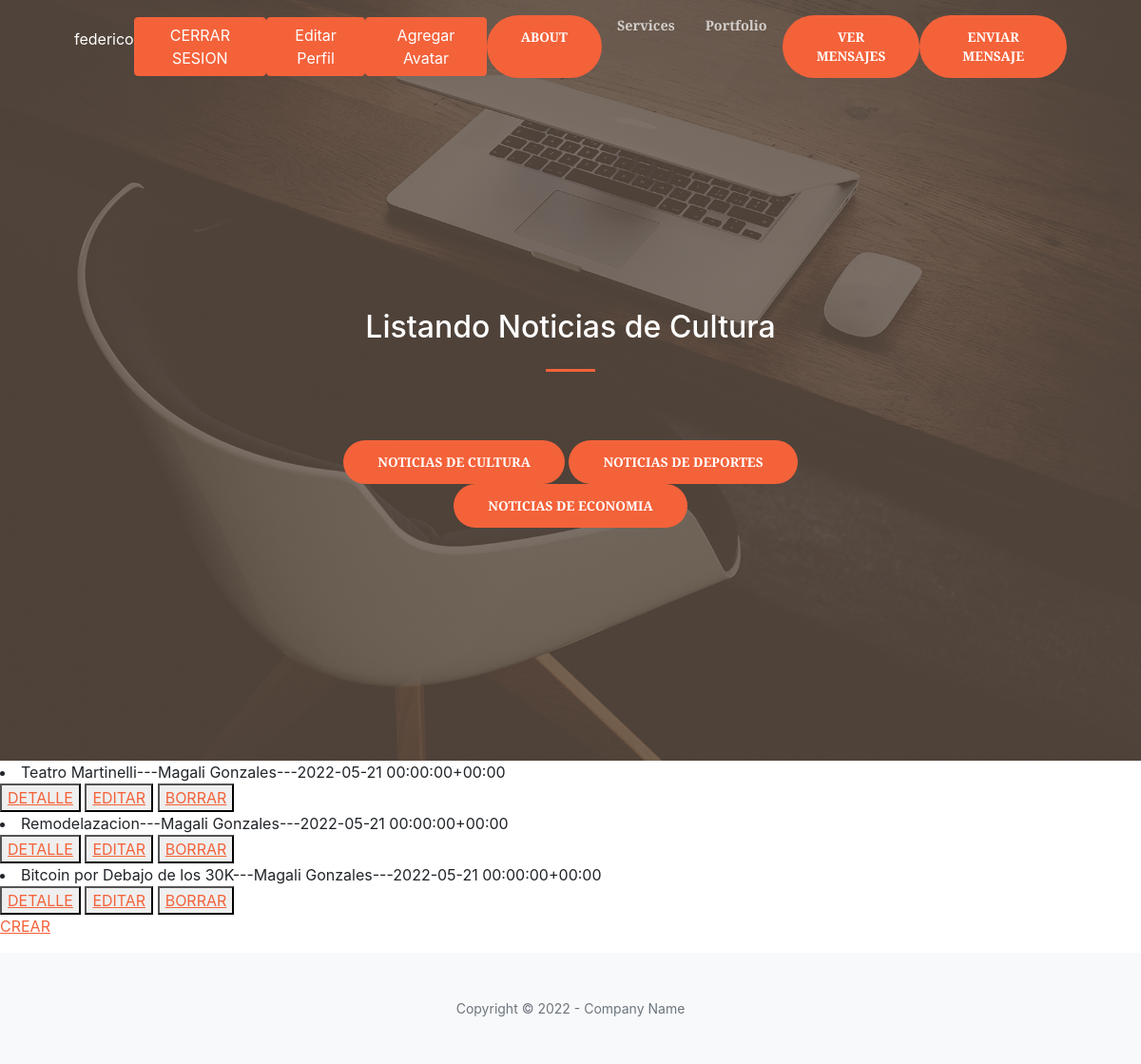
/culture/list/ (signed in), run on the app's committed database.
### AppBlog/models.py (models this page shows)
class Culture(models.Model):
    titulo = models.CharField(max_length=50)
    subtitulo= models.CharField(max_length=50)
    cuerpo = models.CharField(max_length=150)
    autor = models.CharField(max_length=50)
    fecha = models.DateTimeField(max_length=50)
    imagen = models.ImageField(upload_to='posteo', blank=True, null=True)
    def __str__(self):
        return self.titulo +"---"+self.autor+"---"+str(self.fecha)

### AppBlog/views.py (the view)
# urls.py: path('culture/list/',CultureList.as_view(),name ='culture_listar' ),
class CultureList(LoginRequiredMixin,ListView):
    model = Culture
    template_name = 'AppBlog/culture_list.html'

### AppBlog/templates/AppBlog/culture_list.html
{% extends "AppBlog/padre.html" %}
{% load static %}
{% block titulo %}
<h2 style="color:white">Listando Noticias de Cultura</h2>
{% endblock %}
{% block cuerpo %}
{% for cult in object_list %}
<li>{{cult}}</li>
<button>
    <a href="{% url 'culture_detalle' cult.id %}">DETALLE</a>
</button>
<button>
    <a href="{% url 'culture_editar' cult.id %}">EDITAR</a>
</button>
<button>
    <a href="{% url 'culture_borrar' cult.id %}">BORRAR</a>
</button>
{% endfor %}
 <p>
    <a href="{% url 'culture_crear' %}">CREAR</a>
</p>
{% endblock %}

### AppBlog/templates/AppBlog/padre.html (shortened to what this page needs)
<!DOCTYPE html>
<html lang="en">
    <head>
        {% load static %}
        <link href="https://cdn.jsdelivr.net/npm/bootstrap-icons@1.5.0/font/bootstrap-icons.css" rel="stylesheet" />
        <link href="https://cdnjs.cloudflare.com/ajax/libs/SimpleLightbox/2.1.0/simpleLightbox.min.css" rel="stylesheet" />
        <link href="{% static 'AppBlog/css/styles.css'%}" rel="stylesheet" />
    </head>
    <body id="page-top">
        <nav class="navbar navbar-expand-lg navbar-light fixed-top py-3" id="mainNav">
            <div class="container px-4 px-lg-5">
                {% if not request.user.is_authenticated %}
                <a class="btn btn-primary btn-xl" href="{% url 'login' %}">Iniciar Sesion</a>
                <a class="btn btn-primary btn-xl" href="{% url 'register' %}">Registrarme</a>
                {% else %}
                <p style="color: white">{{user}}</p>
                <a class="btn btn-primary " href="{% url 'logout' %}">CERRAR SESION</a>
                <a class="btn btn-primary" href="{% url 'editarPerfil' %}">Editar Perfil</a>
                <a class="btn btn-primary" href="{% url 'agregarAvatar' %}">Agregar Avatar</a>
                {% endif %}
                <div class="collapse navbar-collapse" id="navbarResponsive">
                    <ul class="navbar-nav ms-auto my-2 my-lg-0">
                        <a class="btn btn-primary btn-xl" href="{% url 'about'%}">About</a>
                        <li class="nav-item"><a class="nav-link" href="#services">Services</a></li>
                        <li class="nav-item"><a class="nav-link" href="#portfolio">Portfolio</a></li>
                        {% if not request.user.is_authenticated %}
                        <a class="btn btn-primary btn-xl" href="#">Centro de Mensajes</a>
                        {% else %}
                        <a class="btn btn-primary btn-xl" href="#">Ver mensajes</a>
                        <a class="btn btn-primary btn-xl" href="#">Enviar Mensaje</a>
                        {% endif %}
                    </ul>
                </div>
            </div>
        </nav>
        <header class="masthead">
            <div class="container px-4 px-lg-5 h-100">
                <div class="row gx-4 gx-lg-5 h-100 align-items-center justify-content-center text-center">
                    <div class="col-lg-8 align-self-end">
                        <h1 class="text-white font-weight-bold">{% block titulo %}{% endblock %}</h1>
                        <hr class="divider" />
                    </div>
                    <div class="col-lg-8 align-self-baseline">
                        <a class="btn btn-primary btn-xl" href="{% url 'culture_listar' %}">Noticias de Cultura</a>
                        <a class="btn btn-primary btn-xl" href="{% url 'culture_listar' %}">Noticias de Deportes</a>
                        <a class="btn btn-primary btn-xl" href="{% url 'culture_listar' %}">Noticias de Economia</a>
                    </div>
                </div>
            </div>
        </header>
        {% block cuerpo %}
        {% endblock%}
        <footer class="bg-light py-5">
            <div class="container px-4 px-lg-5"><div class="small text-center text-muted">Copyright &copy; 2022 - Company Name</div></div>
        </footer>
    </body>
</html>

### data on the page
Culture: titulo+autor+fecha "Teatro Martinelli---Magali Gonzales---2022-05-21 00:00:00+00:00"
Culture: titulo+autor+fecha "Remodelazacion---Magali Gonzales---2022-05-21 00:00:00+00:00"
Culture: titulo+autor+fecha "Bitcoin por Debajo de los 30K---Magali Gonzales---2022-05-21 00:00:00+00:00"

### other printed values
{{ user }} "federico"
